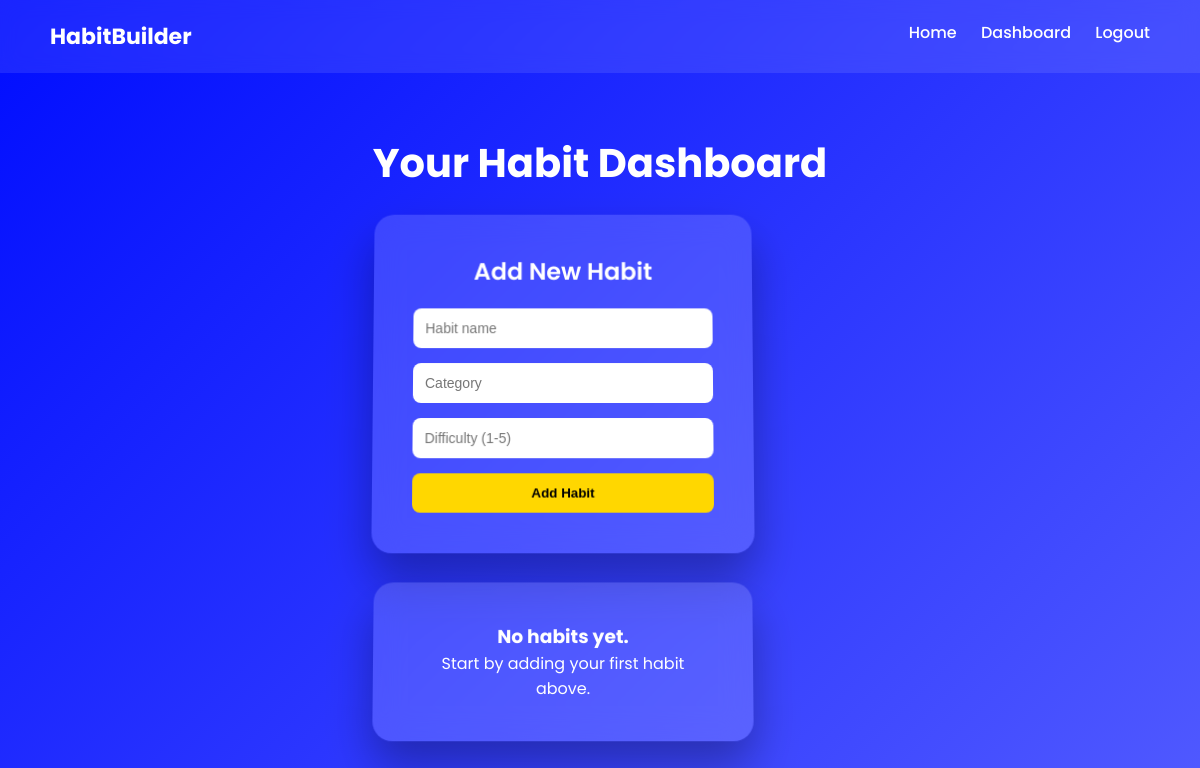
/dashboard (signed in), run on an earlier commit of the app's database.
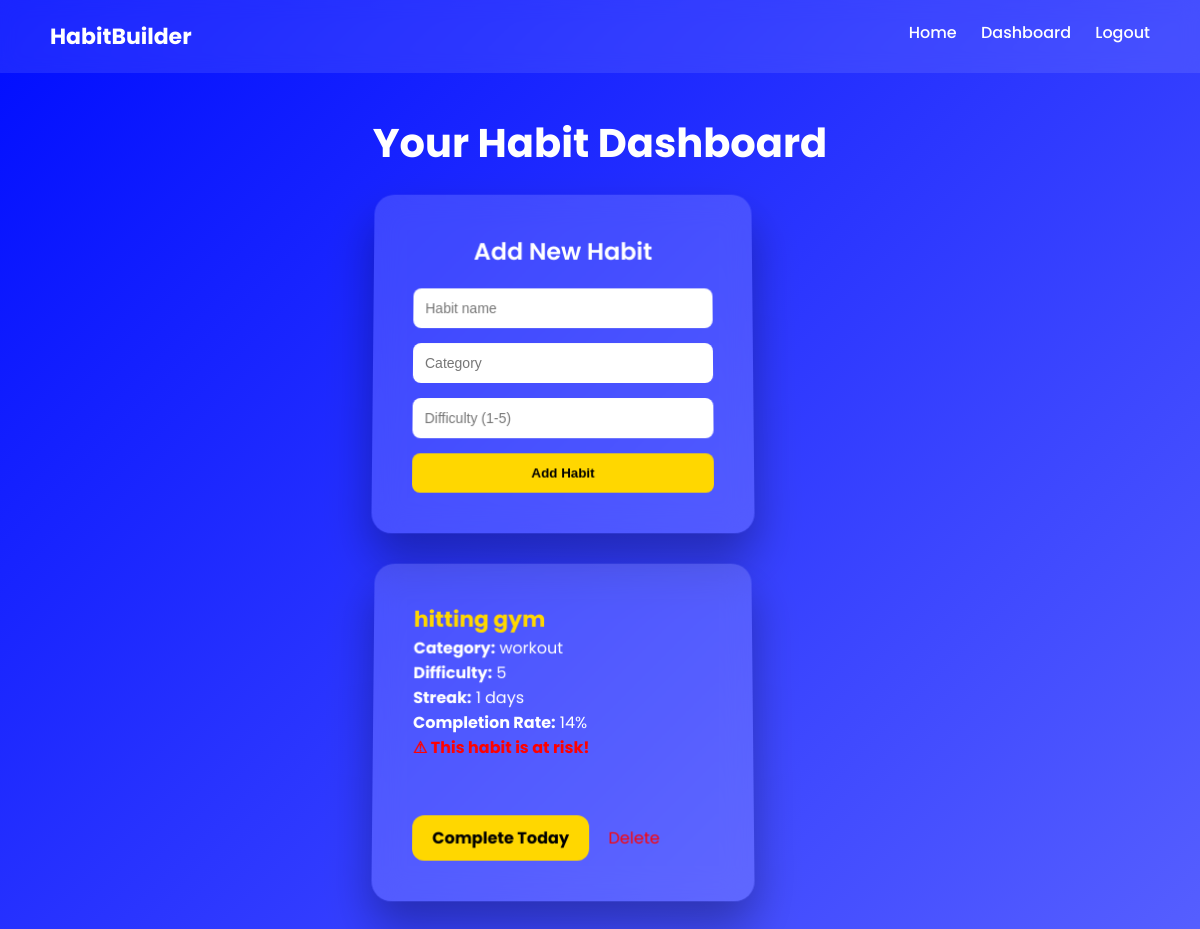
And on a later commit of the database.
### tables this page shows
CREATE TABLE habits (
            id INTEGER PRIMARY KEY AUTOINCREMENT,
            user_id INTEGER,
            name TEXT,
            category TEXT,
            difficulty INTEGER
        );

### app.py (the view)
@app.route("/dashboard")
def dashboard():
    if "user_id" not in session:
        return redirect("/login")
    conn = get_db()
    habits = conn.execute("SELECT * FROM habits WHERE user_id = ?", (session["user_id"],)).fetchall()
    enriched_habits = []
    for habit in habits:
        habit_id = habit["id"]
        today = date.today()
        week_dates = [(today - timedelta(days=i)).isoformat() for i in range(6, -1, -1)]
        weekly_data = []
        for d in week_dates:
            log = conn.execute(
                "SELECT completed FROM logs WHERE habit_id = ? AND date = ?",
                (habit_id, d)
            ).fetchone()
            weekly_data.append(log["completed"] if log else 0)
        streak = 0
        for d in reversed(week_dates):
            log = conn.execute(
                "SELECT completed FROM logs WHERE habit_id = ? AND date = ?",
                (habit_id, d)
            ).fetchone()
            if log and log["completed"] == 1:
                streak += 1
            else:
                break
        completion_rate = int((sum(weekly_data) / 7) * 100)
        enriched_habits.append({
            "id": habit["id"],
            "name": habit["name"],
            "category": habit["category"],
            "difficulty": habit["difficulty"],
            "weekly_data": weekly_data,
            "streak": streak,
            "completion_rate": completion_rate,
            "risk": completion_rate < 40
        })
    conn.close()
    return render_template("dashboard.html", habits=enriched_habits)

### app.py (called while the page is built)
def get_db():
    conn = sqlite3.connect(DATABASE)
    conn.row_factory = sqlite3.Row
    return conn

### templates/dashboard.html
{% extends "layout.html" %}
{% block content %}
<div class="hero" style="text-align:center;">
    <h1 style="font-size:40px; margin-bottom:20px;">Your Habit Dashboard</h1>
    <div class="card" style="margin-bottom:30px;">
        <h2 style="margin-bottom:20px;">Add New Habit</h2>
        <form action="/add_habit" method="post">
            <input name="name" placeholder="Habit name" required>
            <input name="category" placeholder="Category">
            <input name="difficulty" type="number" min="1" max="5" placeholder="Difficulty (1-5)">
            <button type="submit">Add Habit</button>
        </form>
    </div>
    {% if habits %}
        {% for habit in habits %}
            <div class="card" style="margin-bottom:25px; text-align:left;">
                <h3 style="font-size:22px;">
                    <a href="/habit/{{ habit.id }}" class="habit-link">
                        {{ habit.name }}
                    </a>
                </h3>
                <p><strong>Category:</strong> {{ habit.category or "Not specified" }}</p>
                <p><strong>Difficulty:</strong> {{ habit.difficulty or "N/A" }}</p>
                <p><strong>Streak:</strong> {{ habit.streak or 0 }} days</p>
                <p><strong>Completion Rate:</strong> {{ habit.completion_rate or 0 }}%</p>
                {% if habit.risk %}
                    <p style="color:red; font-weight:bold;">
                        ⚠ This habit is at risk!
                    </p>
                {% endif %}
                <div style="margin-top:15px;">
                    <a href="/complete/{{ habit.id }}" class="big-button" style="padding:10px 20px; font-size:16px;">
                        Complete Today
                    </a>
                    <a href="/delete/{{ habit.id }}"
                       style="margin-left:15px; color:red; text-decoration:none;">
                        Delete
                    </a>
                </div>
            </div>
        {% endfor %}
    {% else %}
        <div class="card">
            <h3>No habits yet.</h3>
            <p>Start by adding your first habit above.</p>
        </div>
    {% endif %}
</div>
{% endblock %}

### templates/layout.html (shortened to what this page needs)
<!DOCTYPE html>
<html lang="en">
<head>
    <link rel="stylesheet" href="{{ url_for('static', filename='styles.css') }}">
</head>
<body>
<nav class="navbar">
    <div class="logo">HabitBuilder</div>
    <div>
        <a href="/">Home</a>
        {% if session.get("user_id") %}
            <a href="/dashboard">Dashboard</a>
            <a href="/logout">Logout</a>
        {% else %}
            <a href="/login">Login</a>
            <a href="/register">Register</a>
        {% endif %}
    </div>
</nav>
<div class="page-content">
    {% block content %}{% endblock %}
</div>
</body>
</html>

### static/styles.css (style rules this page uses)
* { margin: 0; padding: 0; box-sizing: border-box; }
body { font-family: 'Poppins', sans-serif; height: 100vh; background: linear-gradient(-45deg, #667eea, #764ba2, #6B73FF, #000DFF); background-size: 400% 400%; animation: gradientBG 12s ease infinite; display: flex; flex-direction: column; }
.navbar { display: flex; justify-content: space-between; padding: 20px 50px; background: rgba(255,255,255,0.1); backdrop-filter: blur(10px); }
.navbar a { color: white; text-decoration: none; margin-left: 20px; font-weight: 500; transition: 0.3s; }
.logo { font-weight: 700; color: white; font-size: 22px; }
.page-content { flex: 1; display: flex; justify-content: center; align-items: center; }
.card { background: rgba(255, 255, 255, 0.15); padding: 40px; width: 380px; border-radius: 20px; backdrop-filter: blur(15px); box-shadow: 0 25px 45px rgba(0,0,0,0.3); color: white; transform: perspective(1000px) rotateX(3deg); transition: 0.4s; }
.card h2 { text-align: center; margin-bottom: 25px; font-weight: 600; }
.card input { width: 100%; padding: 12px; margin-bottom: 15px; border: none; border-radius: 8px; outline: none; font-size: 14px; }
.card button { width: 100%; padding: 12px; border: none; border-radius: 8px; background: #ffd700; font-weight: 600; cursor: pointer; transition: 0.3s; }
.hero { text-align: center; color: white; max-width: 900px; padding: 40px; }
.hero h1 { font-size: 60px; font-weight: 700; margin-bottom: 30px; }
.big-button { display: inline-block; margin-top: 40px; padding: 20px 50px; font-size: 26px; font-weight: 700; background: #ffd700; color: black; border-radius: 12px; text-decoration: none; transition: 0.3s; }
.habit-link { color: #ffd700; text-decoration: none; }

What changed in the data, as far as the page shows it:
added habits: name "hitting gym", category "workout", difficulty "5", streak "1", completion_rate "14"
Also different on the page:
text no longer shown: "No habits yet. Start by adding your first habit above."
